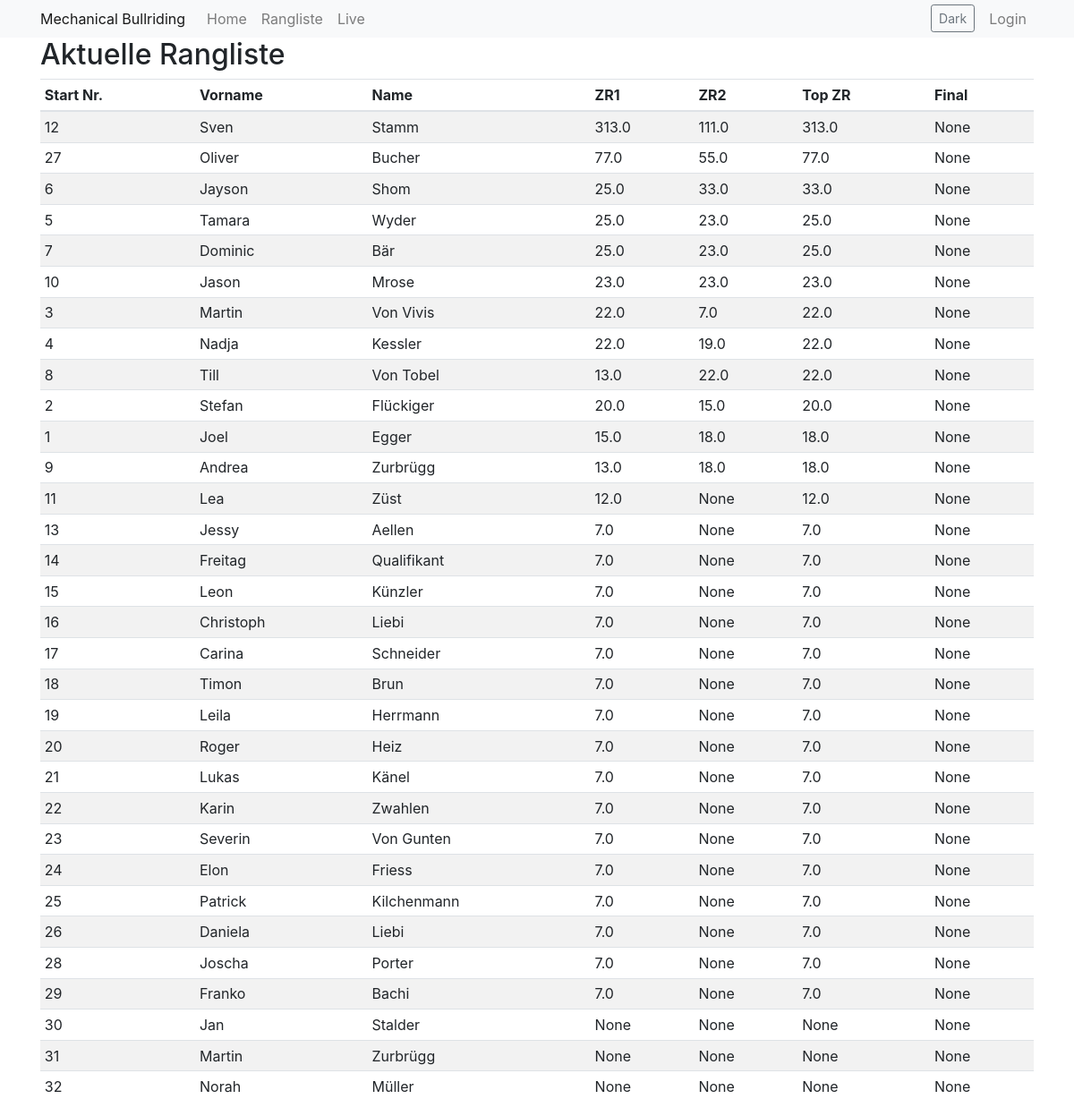
/index, run on the app's committed database.
### app/models.py (models this page shows)
class Participant(db.Model):
    id = db.Column(db.Integer, primary_key=True)
    active = db.Column(db.Boolean, default=False)
    start_nr = db.Column(db.Integer, nullable=True, unique=True)
    first_name = db.Column(db.String(64), nullable=False)
    last_name = db.Column(db.String(64), nullable=False)
    address = db.Column(db.String(128), nullable=False)
    postal_code = db.Column(db.String(10), nullable=False)
    city = db.Column(db.String(64), nullable=False)
    email = db.Column(db.String(120), nullable=True)
    phone = db.Column(db.String(20), nullable=True)
    photo = db.Column(db.String(256), nullable=True)
    time1 = db.Column(db.Float, nullable=True)
    time2 = db.Column(db.Float, nullable=True)
    time3 = db.Column(db.Float, nullable=True)
    time4 = db.Column(db.Float, nullable=True)
    time5 = db.Column(db.Float, nullable=True)
    time6 = db.Column(db.Float, nullable=True)
    round1_qualified = db.Column(db.Boolean, default=False)
    round2_qualified = db.Column(db.Boolean, default=False)
    round3_qualified = db.Column(db.Boolean, default=False)
    zwischenrunde_qualified = db.Column(db.Boolean, default=False)
    final_qualified = db.Column(db.Boolean, default=False)
    @property
    def toptime_Vorrunde(self):
        times = [t for t in [self.time1, self.time2, self.time3] if t is not None]
        return max(times) if times else None
    @property
    def toptime_Zwischenrunde(self):
        times = [t for t in [self.time4, self.time5] if t is not None]
        return max(times) if times else None
    @property
    def toptime_Finalrunde(self):
        times = [t for t in [self.time6] if t is not None]
        return max(times) if times else None

### app/routes.py (the view, shortened to what this page needs)
@bp.route('/')
@bp.route('/index')
def index():
    participants = Participant.query.all()
    participants.sort(key=lambda p: (
            p.toptime_Finalrunde if p.toptime_Finalrunde is not None else float('-inf'),
            p.toptime_Zwischenrunde if p.toptime_Zwischenrunde is not None else float('-inf'),
            p.toptime_Vorrunde if p.toptime_Vorrunde is not None else float('-inf')
    ), reverse=True)
    if not participants:
        flash('Keine Teilnehmer gefunden')
        form = ParticipantForm()
        return render_template('participant.html', title='Teilnehmer hinzufügen', form=form)
    if not current_user.is_authenticated:
        settings = SiteSettings.get_settings()
        if _ensure_hide_prelim_alignment(settings, participants):
            db.session.commit()
        return render_template('ranking.html', title='Rangliste', rankings=participants, hide_prelim_rounds=settings.hide_prelim_rounds)

### app/models.py (called while the page is built)
    @classmethod
    def get_settings(cls):
        settings = cls.query.first()
        if settings is None:
            settings = cls()
            db.session.add(settings)
            db.session.commit()
        return settings

### app/routes.py (called while the page is built)
def _apply_hide_prelim_flags(participant):
    changed = False
    if not participant.round1_qualified:
        participant.round1_qualified = True
        changed = True
    if not participant.round2_qualified:
        participant.round2_qualified = True
        changed = True
    if not participant.round3_qualified:
        participant.round3_qualified = True
        changed = True
    if not participant.zwischenrunde_qualified:
        participant.zwischenrunde_qualified = True
        changed = True
    return changed

def _ensure_hide_prelim_alignment(settings, participants=None):
    if not settings.hide_prelim_rounds:
        return False
    if participants is None:
        participants = Participant.query.all()
    changed = False
    for participant in participants:
        if _apply_hide_prelim_flags(participant):
            changed = True
    return changed

### app/templates/ranking.html (shortened to what this page needs)
{% extends "base.html" %}
{% block content %}
    {% set hide_vr = hide_prelim_rounds|default(false) %}
    <h2>Aktuelle Rangliste</h2>
    <table class="table table-striped table-sm">
      <thead>
        <tr>
          <th>Start Nr.</th>
          <th>Vorname</th>
          <th>Name</th>
          <th>ZR1</th>
          <th>ZR2</th>
          <th>Top ZR</th>
          <th>Final</th>
        </tr>
      </thead>
      <tbody>
        {% for ranking in rankings %}
          <tr>
            <td>{{ ranking.start_nr }}</td>
            <td>{{ ranking.first_name }}</td>
            <td>{{ ranking.last_name }}</td>
            <td>{{ ranking.time4 | default('') }}</td>
            <td>{{ ranking.time5 | default('') }}</td>
            <td>{{ ranking.toptime_Zwischenrunde | default('') }}</td>
            <td>{{ ranking.time6 | default('') }}</td>
          </tr>
        {% endfor %}
      </tbody>
    </table>
{% endblock %}

### data on the page
Participant: start_nr "12", first_name "Sven", last_name "Stamm", time4 "313.0", time5 "111.0", toptime_Zwischenrunde "313.0", time6 "None"
Participant: start_nr "27", first_name "Oliver", last_name "Bucher", time4 "77.0", time5 "55.0", toptime_Zwischenrunde "77.0", time6 "None"
Participant: start_nr "6", first_name "Jayson", last_name "Shom", time4 "25.0", time5 "33.0", toptime_Zwischenrunde "33.0", time6 "None"
Participant: start_nr "5", first_name "Tamara", last_name "Wyder", time4 "25.0", time5 "23.0", toptime_Zwischenrunde "25.0", time6 "None"
Participant: start_nr "7", first_name "Dominic", last_name "Bär", time4 "25.0", time5 "23.0", toptime_Zwischenrunde "25.0", time6 "None"
Participant: start_nr "10", first_name "Jason", last_name "Mrose", time4 "23.0", time5 "23.0", toptime_Zwischenrunde "23.0", time6 "None"
Participant: start_nr "3", first_name "Martin", last_name "Von Vivis", time4 "22.0", time5 "7.0", toptime_Zwischenrunde "22.0", time6 "None"
Participant: start_nr "4", first_name "Nadja", last_name "Kessler", time4 "22.0", time5 "19.0", toptime_Zwischenrunde "22.0", time6 "None"
Participant: start_nr "8", first_name "Till", last_name "Von Tobel", time4 "13.0", time5 "22.0", toptime_Zwischenrunde "22.0", time6 "None"
Participant: start_nr "2", first_name "Stefan", last_name "Flückiger", time4 "20.0", time5 "15.0", toptime_Zwischenrunde "20.0", time6 "None"
Participant: start_nr "1", first_name "Joel", last_name "Egger", time4 "15.0", time5 "18.0", toptime_Zwischenrunde "18.0", time6 "None"
Participant: start_nr "9", first_name "Andrea", last_name "Zurbrügg", time4 "13.0", time5 "18.0", toptime_Zwischenrunde "18.0", time6 "None"
Participant: start_nr "11", first_name "Lea", last_name "Züst", time4 "12.0", time5 "None", toptime_Zwischenrunde "12.0", time6 "None"
Participant: start_nr "13", first_name "Jessy", last_name "Aellen", time4 "7.0", time5 "None", toptime_Zwischenrunde "7.0", time6 "None"
Participant: start_nr "14", first_name "Freitag", last_name "Qualifikant", time4 "7.0", time5 "None", toptime_Zwischenrunde "7.0", time6 "None"
Participant: start_nr "15", first_name "Leon", last_name "Künzler", time4 "7.0", time5 "None", toptime_Zwischenrunde "7.0", time6 "None"
Participant: start_nr "16", first_name "Christoph", last_name "Liebi", time4 "7.0", time5 "None", toptime_Zwischenrunde "7.0", time6 "None"
Participant: start_nr "17", first_name "Carina", last_name "Schneider", time4 "7.0", time5 "None", toptime_Zwischenrunde "7.0", time6 "None"
Participant: start_nr "18", first_name "Timon", last_name "Brun", time4 "7.0", time5 "None", toptime_Zwischenrunde "7.0", time6 "None"
Participant: start_nr "19", first_name "Leila", last_name "Herrmann", time4 "7.0", time5 "None", toptime_Zwischenrunde "7.0", time6 "None"
Participant: start_nr "20", first_name "Roger", last_name "Heiz", time4 "7.0", time5 "None", toptime_Zwischenrunde "7.0", time6 "None"
Participant: start_nr "21", first_name "Lukas", last_name "Känel", time4 "7.0", time5 "None", toptime_Zwischenrunde "7.0", time6 "None"
Participant: start_nr "22", first_name "Karin", last_name "Zwahlen", time4 "7.0", time5 "None", toptime_Zwischenrunde "7.0", time6 "None"
Participant: start_nr "23", first_name "Severin", last_name "Von Gunten", time4 "7.0", time5 "None", toptime_Zwischenrunde "7.0", time6 "None"
Participant: start_nr "24", first_name "Elon", last_name "Friess", time4 "7.0", time5 "None", toptime_Zwischenrunde "7.0", time6 "None"
Participant: start_nr "25", first_name "Patrick", last_name "Kilchenmann", time4 "7.0", time5 "None", toptime_Zwischenrunde "7.0", time6 "None"
Participant: start_nr "26", first_name "Daniela", last_name "Liebi", time4 "7.0", time5 "None", toptime_Zwischenrunde "7.0", time6 "None"
Participant: start_nr "28", first_name "Joscha", last_name "Porter", time4 "7.0", time5 "None", toptime_Zwischenrunde "7.0", time6 "None"
Participant: start_nr "29", first_name "Franko", last_name "Bachi", time4 "7.0", time5 "None", toptime_Zwischenrunde "7.0", time6 "None"
Participant: start_nr "30", first_name "Jan", last_name "Stalder", time4 "None", time5 "None", toptime_Zwischenrunde "None", time6 "None"
Participant: start_nr "31", first_name "Martin", last_name "Zurbrügg", time4 "None", time5 "None", toptime_Zwischenrunde "None", time6 "None"
Participant: start_nr "32", first_name "Norah", last_name "Müller", time4 "None", time5 "None", toptime_Zwischenrunde "None", time6 "None"

### other printed values
{{ site_name }} "Mechanical Bullriding"
